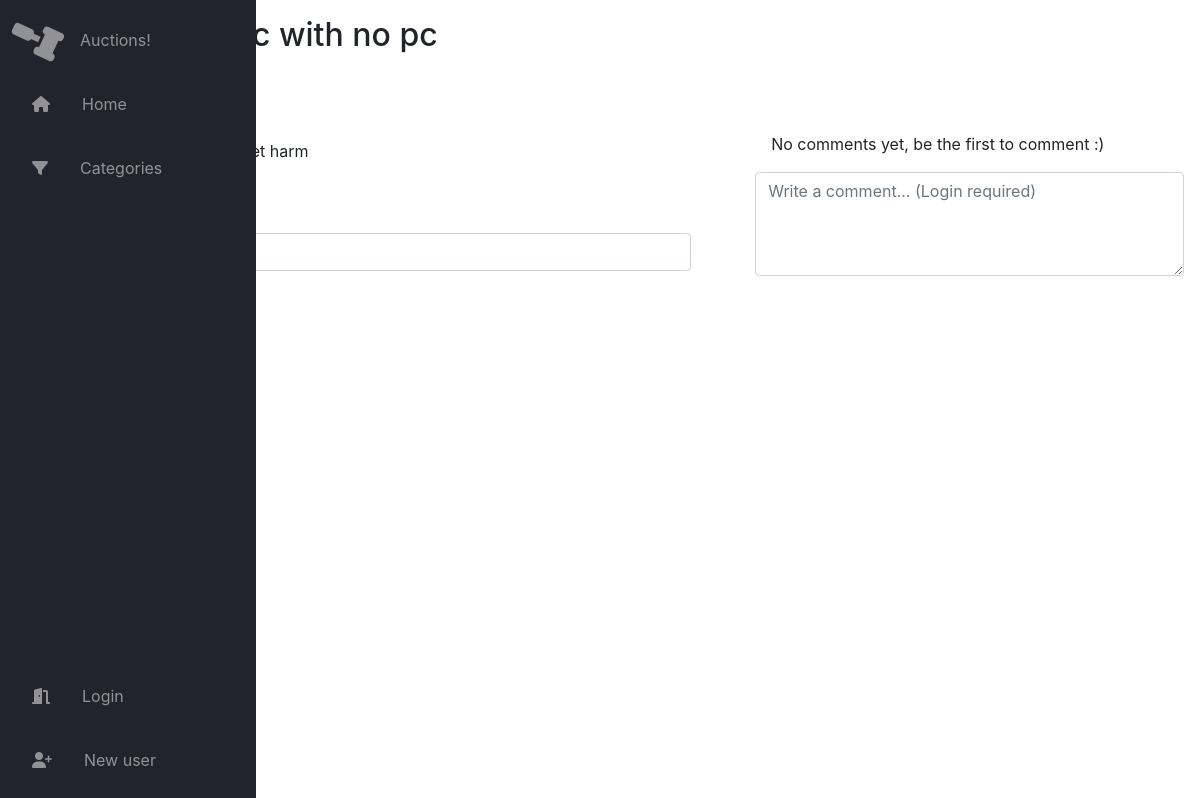
The page /listing/5 on the database as committed earlier.
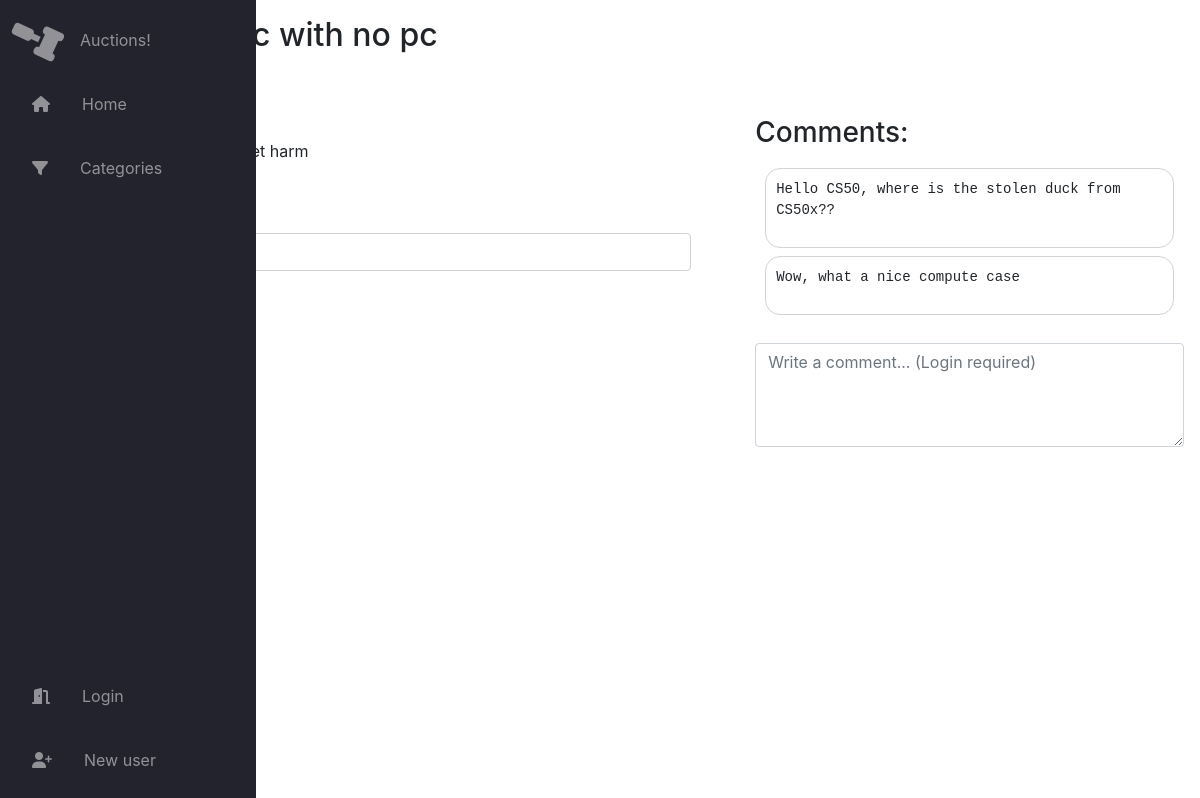
The same page on the database as committed later.
### auctions/models.py (models this page shows, shortened)
class Comments(models.Model):
    comment = models.CharField(max_length=240)
    FK_list = models.ForeignKey(Listings, on_delete=models.CASCADE, related_name="list_comments")
    FK_user = models.ForeignKey(User, on_delete=models.CASCADE,  related_name="user_comments")

### auctions/views.py (the view)
# urls.py: path("listing/<int:list_pk>", views.listing_page, name="listing_page"),
def listing_page(request, list_pk):
    listing_data = Listings.objects.filter(pk=list_pk)
    bid_data = Bids.objects.filter(FK_list__pk=list_pk)
    context = {"watchList": False}
    comments = Comments.objects.filter(FK_list__pk=list_pk).order_by('-id')
    if request.user.id:
        w_data = WatchList.objects.filter(Q(FK_user=request.user) & Q(FK_list__pk=list_pk))
        if len(w_data) > 0:
            context = {"watchList": True}
    if len(listing_data) == 0:
        messages.error(request, 'Listing not found.')
        return HttpResponseRedirect(reverse("index"))
    elif len(listing_data) > 0 and len(bid_data) == 0:
        context.update({'listing': listing_data[0], 'bid':None})
    else:
        context.update({'listing': listing_data[0], 'bid':Bids.objects.filter(FK_list__pk=list_pk).latest('bid')})
    if len(comments) > 0:
        context.update({'comments': comments})
    return render(request, "auctions/listingpage.html", context)

### auctions/templates/auctions/listingpage.html (shortened to what this page needs)
{% extends "auctions/layout.html" %}
{% block body %}
    <div class="container-flex ml-3">
        <div class="container-listing">
            {% if listing.is_close == True %}
                <h2> <del>Listing: {{listing.title}}</del> - CLOSED</h2>
            {% else %}
                {% if listing.category != "" %}
                    <h2> Listing: {{listing.title}}</h2>
                    <p style="font-size: 0.875rem;">Category: {{listing.category}}</p>
                {% endif %}
            {% endif %}
            {% if listing.imageUrl != "" %}
                <div class="img-container mb-3">
                </div>
            {% endif %}
            <p class="listings-description">{{listing.description}}</p>
            {% if bid == None %}
                <h4 style="display: inline-block;">Minimum bid: ${{listing.currentBid}}</h4>
            {% else %}
                <h4 style="display: inline-block;">
                </h4>
            {% endif %}
            <form class="responsive-form" action="{% url 'new_bid' listing.id %}" method="post">
                {% if bid == None %}
                    <div class="small-text">No bids yet.</div>
                    <input class="form-control" type="number" step="0.01" min="{{listing.currentBid}}" name="bid" placeholder="Bid">
                {% else %}
                    <div class="small-text">{{listing.bidsUntilNow}} bid(s) so far. {% if user.is_authenticated and user.id == bid.FK_user.id %} Yor bid is the current bid {%endif%}</div>
                    <input class="form-control" type="number" step="0.01" min="{{bid.bid}}" name="bid" placeholder="Bid">
                {% endif %}
                {% if listing.is_close == False%}
                    {% if user.is_authenticated %}
                        <button type="submit" class="btn btn-primary mt-3" >Place Bid</button>
                    {% else %}
                        <button type="submit" class="btn btn-primary mt-3" disabled>Login required</button>
                    {%endif%}
                {%endif%}
            </form>
        </div>
        <div class="container-comments">
            {% if comments %}
                <h3>Comments:</h3>
                <div class="container-comments-boxes">
                    {% for i in comments%}
                        <div class="comment-box mb-2">
                            <pre>{{i.comment}}</pre>
                        </div>
                    {% endfor %}
                </div>
            {% else %}
                <p class="m-3"> No comments yet, be the first to comment :)</p>
            {% endif %}
            {% if listing.is_close == False %}
                <form action="{% url 'add_comment' listing.id%}" method="POST">
                    <div class="textarea-container">
                        {% if user.is_authenticated %}
                            <textarea class="form-control " rows="3" name="comment" placeholder="Write a comment..." maxlength="240"></textarea>
                            <button type="submit" class="textarea-button">&#11153;</button>
                        {% else %}
                            <textarea class="form-control " rows="3" name="comment" placeholder="Write a comment... (Login required)"></textarea>
                        {%endif%}
                    </div>
                </form>
            {% endif %}
        </div>
    </div>
{% endblock %}

Rows that differ between the two databases and show on the page:
added Comments: comment "Hello CS50, where is the stolen duck from CS50x??"
added Comments: comment "Wow, what a nice compute case"
Other text that changed with them:
text no longer shown: "No comments yet, be the first to comment :)"
text now shown: "Comments:"
